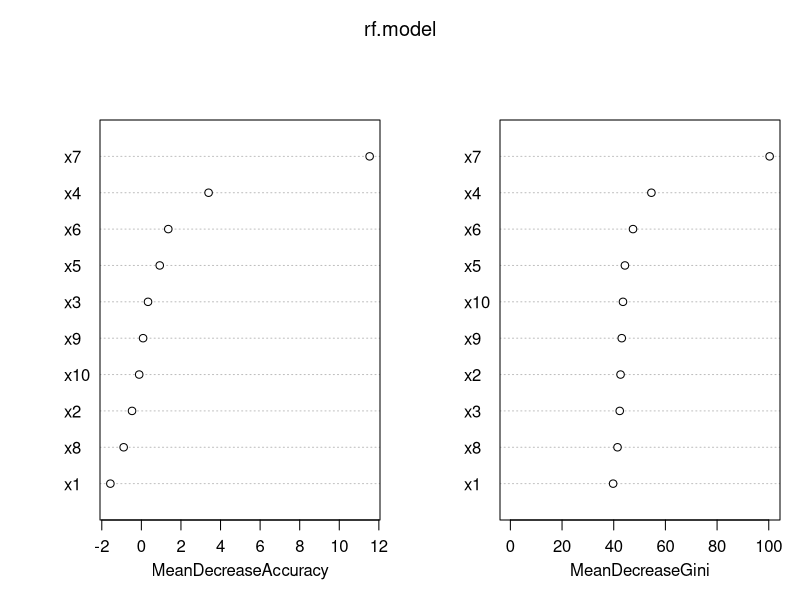
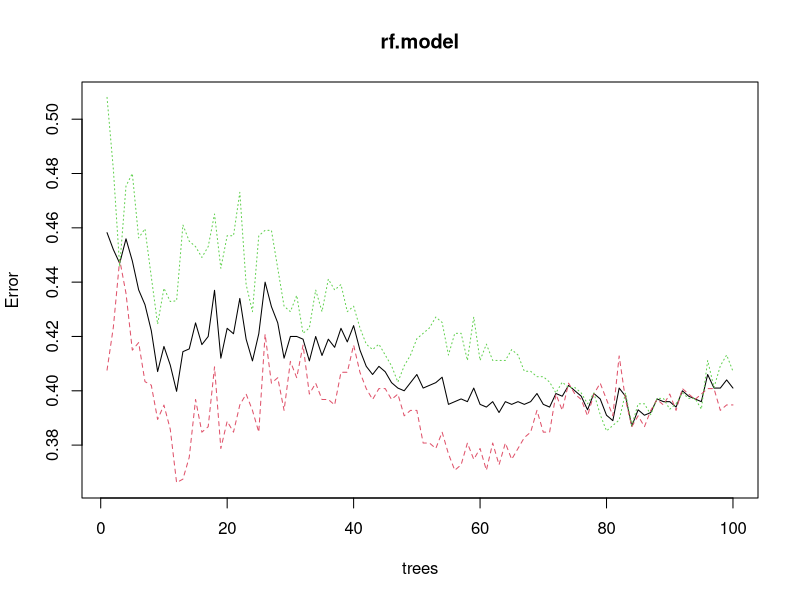
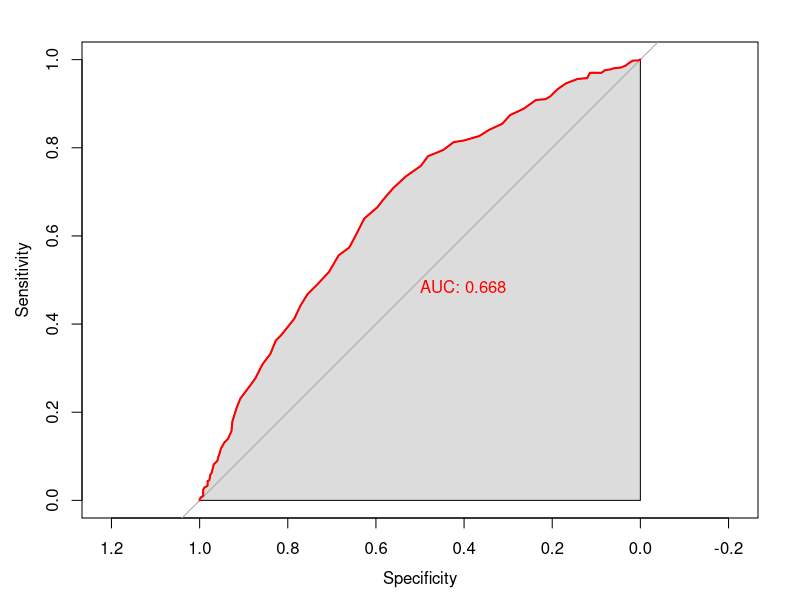

Source code (R) for these figures, in order:
## ---- chunk 1
knitr::opts_chunk$set(echo = TRUE)
## ---- chunk 2
data<-read.csv('data/examdata.csv')
library(tidyverse)
data<-data %>%
  select(-Id)
## ---- chunk 3
data$y<-as.factor(data$y)
nrow(data)
table(is.na(data))
table(data$y)
## ---- chunk 4
set.seed(99)
nobs=nrow(data)
i=sample(1:nobs,round(nobs*0.5))
train=data[i,]
test=data[-i,]
nrow(train);nrow(test)
## ---- chunk 5
library(randomForest)
set.seed(99)
rf.model=randomForest(y~.,data=train,ntree=100,mtry=5,importance=T,na.action=na.omit)
## ---- chunk 6
show(rf.model)
## ---- chunk 7
importance(rf.model,type=1)
varImpPlot(rf.model)
## ---- chunk 8
pred.rf.model=predict(rf.model,newdata=test)
head(pred.rf.model,10)
## ---- chunk 9
tab=table(test$y,pred.rf.model,dnn=c('Actual','Predicted'))
print(tab)
1-sum(diag(tab))/sum(tab)
plot(rf.model)
## ---- chunk 10
head(rf.model$err.rate)
## ---- chunk 11
library(pROC)
prob.rf.model=predict(rf.model,newdata=test,type='prob')
roccurve=roc(test$y~prob.rf.model[,1])
plot(roccurve,col='red',print.auc=T,auc.polygon=T)
